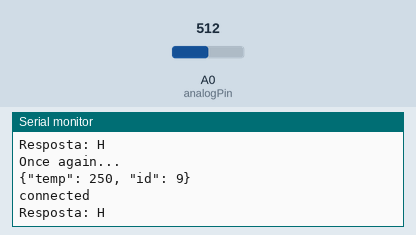
Simulated run of this sketch. Board: Arduino Uno, built with avr-gcc and run on an emulated ATmega328P. On the bench: the last lines printed to the serial monitor. The test bench sets the inputs (shaded band); at power-on: A0 (analogPin) = 512. WiFi joins after 1.5 s; servers stay silent unless stated; uploads are accepted with an empty reply.

Above: at 5.4 s.
5.5 s: A0 (analogPin) set to 22
At 6.46 s:
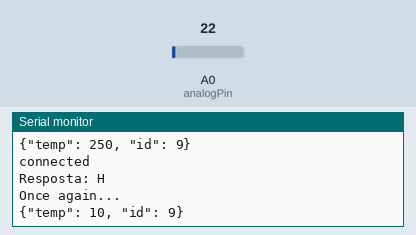
10.1 s: A0 (analogPin) set to 19
At 11.2 s:
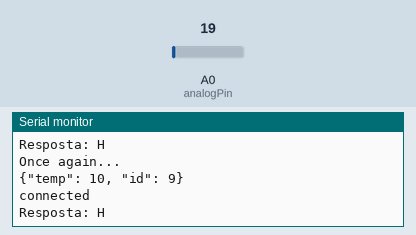
Timing chart, 0 to 13.1 s (numbered marks = the images above; inputs shaded):
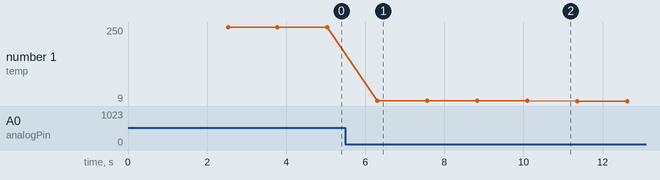

The sketch:

WebClient.ino
```cpp
//#include <ArduinoJson.h>

#include <SPI.h>
#include <UIPEthernet.h>

#include <PubSubClient.h>


// Enter a MAC address for your controller below.
// Newer Ethernet shields have a MAC address printed on a sticker on the shield
byte mac[] = { 0xEE, 0xBD, 0xBE, 0x0F, 0xFE, 0xEE };
// if you don't want to use DNS (and reduce your sketch size)
// use the numeric IP instead of the name for the server:
//IPAddress server(74,125,232,128);  // numeric IP for Google (no DNS)
char server[] = "192.168.3.140";    // name address for Google (using DNS)

// Set the static IP address to use if the DHCP fails to assign
IPAddress ip(192, 168, 0, 177);

// Initialize the Ethernet client library
// with the IP address and port of the server
// that you want to connect to (port 80 is default for HTTP):
EthernetClient client;

int analogPin = A0;
int valAnalog;
int tempC;

char jsonString[25];

void setup() {
  //analogReference(INTERNAL);

  // Open serial communications and wait for port to open:
  Serial.begin(9600);
  while (!Serial) {
    ; // wait for serial port to connect. Needed for native USB port only
  }

  // start the Ethernet connection:
  if (Ethernet.begin(mac) == 0) {
    Serial.println("Failed to configure Ethernet using DHCP");
    // try to congifure using IP address instead of DHCP:
    Ethernet.begin(mac, ip);
  }
  // give the Ethernet shield a second to initialize:
  delay(1000);
  Serial.println("connecting...");

  Serial.println(Ethernet.localIP());
}

void loop() {
  valAnalog = analogRead(analogPin);
  tempC = ( 5.0 * valAnalog * 100.0) / 1024.0;
  //tempC = valAnalog / 9.31;

  sprintf(jsonString, "{\"temp\": %d, \"id\": %d}", tempC, 9);
  Serial.println(jsonString);

  // if you get a connection, report back via serial:
  if (client.connect(server, 8080)) {
    Serial.println("connected");
    // Make a HTTP request:
    client.println("POST / HTTP/1.1");
    client.println("Host: 192.168.3.140");
    client.println("Content-Type: application/json");
    client.println("Content-Length: 22");
    client.println("Connection: close");
    client.println();
    client.println(jsonString);
    //client.flush();
  } else {
    // if you didn't get a connection to the server:
    Serial.println("connection failed");
  }

  // if there are incoming bytes available
  // from the server, read them and print them:
  if (client.available()) {
    char c = client.read();
    Serial.print("Resposta: ");
    Serial.print(c);
    Serial.println();

  }

  // if the server's disconnected, stop the client:
  /*
  if (!client.connected()) {
    Serial.println();
    Serial.println("disconnecting.");
    client.stop();

    // do nothing forevermore:
    while (true);
  }
  */

  delay(1000);
  Serial.println("Once again...");
}
```

Measured:
- the behaviour switches between 21 and 20 on A0 (analogPin) (found by bisection; images 1 and 2)
- after the input at 5.5 s, the serial monitor: prints a new line after 0.81 s (image 1)
- plotted number 1: 250 → 10 after the input at 5.5 s
